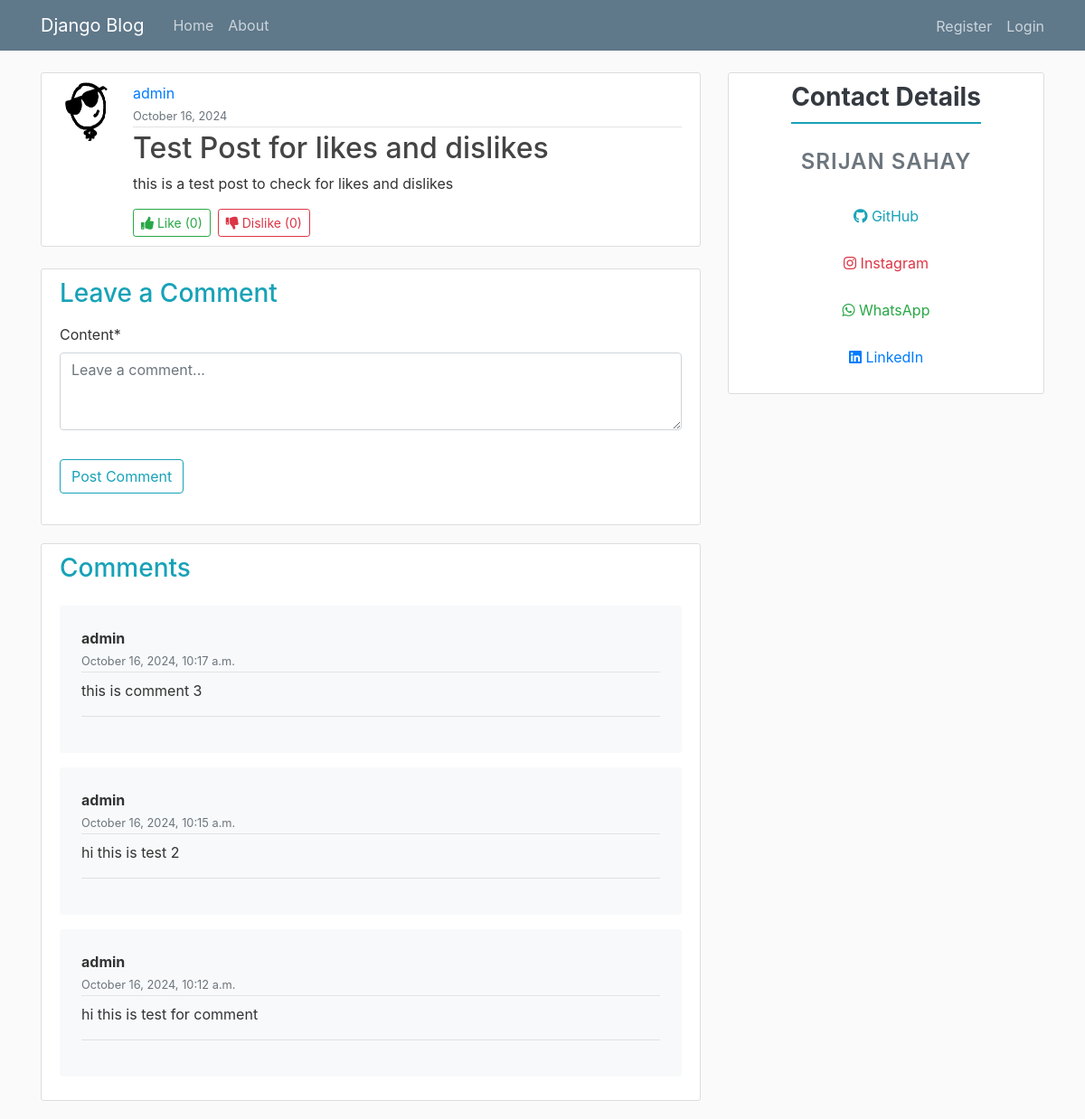
The app's page /post/36/ with its own data.
### blog/models.py (models this page shows, shortened)
class Post(models.Model):
    title = models.CharField(max_length=100)
    content = models.TextField()
    date_posted = models.DateTimeField(default=timezone.now)
    author = models.ForeignKey(User, on_delete=models.CASCADE)
    likes = models.ManyToManyField(User, related_name="post_likes", blank=True)
    dislikes = models.ManyToManyField(User, related_name="post_dislike", blank=True)
    image = models.ImageField(upload_to="post_media", blank=True, null=True)
    def total_likes(self):
        return self.likes.count()
    def total_dislikes(self):
        return self.dislikes.count()

class Comment(models.Model):
    post = models.ForeignKey(Post, related_name="comments", on_delete=models.CASCADE)
    author = models.ForeignKey(User, on_delete=models.CASCADE)
    content = models.TextField()
    date_posted = models.DateTimeField(default=timezone.now)
    class Meta:
        ordering = ["-date_posted"]

### users/models.py (models this page shows, shortened)
class Profile(models.Model):
    user = models.OneToOneField(User, on_delete=models.CASCADE)
    image = models.ImageField(default="default.png", upload_to="profile_pics")

### blog/views.py (the view)
# urls.py: path("post/<int:pk>/", PostDetailView.as_view(), name="post-detail"),
class PostDetailView(DetailView):
    model = Post
    template_name = "blog/post_detail.html"
    context_object_name = "post"
    def get_context_data(self, **kwargs):
            context = super().get_context_data(**kwargs)
            post = self.get_object()
            context['comments'] = post.comments.all()  # Fetch comments related to the post
            context['form'] = CommentForm()  # Add the comment form
            return context
    def post(self, request, *args, **kwargs):
        post = self.get_object()
        form = CommentForm(request.POST)
        if form.is_valid():
            comment = form.save(commit=False)
            comment.author = request.user  # Assign the logged-in user as the author
            comment.post = post  # Link the comment to the post
            comment.save()
            return redirect('post-detail', pk=post.pk)
        else:
            return self.get(request, *args, **kwargs)  # If the form is not valid, re-render the page

### blog/forms.py
class CommentForm(forms.ModelForm):
    class Meta:
        model = Comment
        fields = ['content']
        widgets = {
            'content': forms.Textarea(attrs={'rows': 3, 'placeholder': 'Leave a comment...'}),
        }

### blog/templates/blog/post_detail.html (shortened to what this page needs)
{% extends "blog/base.html" %} {% load crispy_forms_tags %} {% block content %}
<article class="media content-section">
    <img
        class="rounded-circle article-img"
        src="{{ object.author.profile.image.url }}"
    />
    <div class="media-body">
        <div class="article-metadata">
            <a class="mr-2" href="{% url 'user-posts' post.author.username %}"
                >{{ post.author }}</a
            >
            <br />
            <small class="text-muted"
                >{{ object.date_posted|date:"F d, Y" }}</small
            >
        </div>
        <h2 class="article-title">{{ object.title }}</h2>
        <p class="article-content">{{ object.content }}</p>
        <div class="d-flex justify-content-start mt-3">
            <form
                action="{% url 'post-like' post.id %}"
                method="post"
                style="display: inline"
            >
                <button
                    type="submit"
                    class="btn btn-outline-success btn-sm mr-2"
                >
                    <i class="fas fa-thumbs-up"></i> Like ({{post.total_likes}})
                </button>
            </form>
            <form
                action="{% url 'post-dislike' post.id %}"
                method="post"
                style="display: inline"
            >
                <button type="submit" class="btn btn-outline-danger btn-sm">
                    <i class="fas fa-thumbs-down"></i> Dislike
                    ({{post.total_dislikes}})
                </button>
            </form>
        </div>
    </div>
</article>
<div class="content-section mt-4">
    <h3 class="text-info mb-3">Leave a Comment</h3>
    <form method="POST" class="mb-4">
        <fieldset class="form-group">{{ form|crispy }}</fieldset>
        <div class="form-group">
            <button type="submit" class="btn btn-outline-info">
                Post Comment
            </button>
        </div>
    </form>
</div>
<article class="media content-section">
    <div class="media-body">
        <h3 class="text-info mb-4">Comments</h3>
        {% for comment in comments %}
        <div class="post-card mb-3 p-4 rounded shadow-sm bg-light">
            <div class="article-metadata">
                <strong>{{ comment.author }}</strong>
                <br />
                <small class="text-muted"
                    >{{ comment.date_posted|date:"F j, Y, g:i a" }}</small
                >
            </div>
            <p class="mt-2">{{ comment.content }}</p>
            <hr />
        </div>
        {% empty %}
        <p class="text-muted">No comments yet. Be the first to comment!</p>
        {% endfor %}
    </div>
</article>
{% endblock content %}

### blog/static/blog/main.css (style rules this page uses)
body { background: #fafafa; color: #333333; margin-top: 5rem; }
h1, h2, h3, h4, h5, h6 { color: #444444; }
.content-section { background: #ffffff; padding: 10px 20px; border: 1px solid #dddddd; border-radius: 3px; margin-bottom: 20px; }
.article-title { color: #444444; }
.article-content { white-space: pre-line; }
.article-img { height: 65px; width: 65px; margin-right: 16px; }
.article-metadata { padding-bottom: 1px; margin-bottom: 4px; border-bottom: 1px solid #e3e3e3 }
.btn { transition: background-color 0.3s ease, color 0.3s ease; }

### records on screen
Post: author.profile.image (placeholder picture), author "admin", date_posted "October 16, 2024", title "Test Post for likes and dislikes", content "this is a test post to check for likes and dislikes", total_likes "0", total_dislikes "0"
Comment: author "admin", date_posted "October 16, 2024, 10:17 a.m.", content "this is comment 3"
Comment: author "admin", date_posted "October 16, 2024, 10:15 a.m.", content "hi this is test 2"
Comment: author "admin", date_posted "October 16, 2024, 10:12 a.m.", content "hi this is test for comment"
